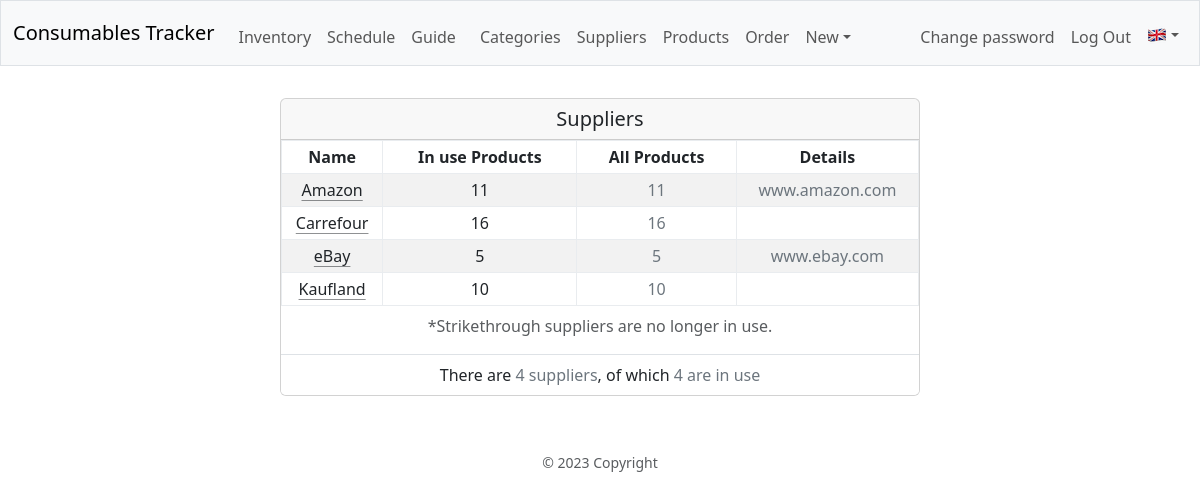
Page /supplier/suppliers (signed in) on the committed database.
### database.py (models this page shows, shortened)
class Base(MappedAsDataclass, DeclarativeBase):
    id: Mapped[int] = mapped_column(init=False, primary_key=True)

class Supplier(Base):
    name: Mapped[str] = mapped_column(unique=True)
    products: Mapped[List["Product"]] = relationship(
        default_factory=list, back_populates="supplier", repr=False)
    in_use: Mapped[bool] = mapped_column(default=True)
    details: Mapped[Optional[str]] = mapped_column(
        default="", repr=False)
    __table_args__ = (
        Index('idx_supplier_name', 'name'),
        Index('idx_supplier_in_use', 'in_use'),
    )
    @property
    def in_use_products(self) -> int:
        with dbSession() as db_session:
            return db_session.scalar(
                select(func.count(Product.id))
                .filter_by(supplier_id=self.id, in_use=True))
    @property
    def all_products(self) -> int:
        with dbSession() as db_session:
            return db_session.scalar(
                select(func.count(Product.id))
                .filter_by(supplier_id=self.id))

### blueprints/sup/sup.py (the view)
@sup_bp.route("/suppliers")
def suppliers():
    logger.info("Suppliers page")
    session["last_url"] = url_for(".suppliers")
    with dbSession() as db_session:
        supps = db_session.scalars(
                select(Supplier).
                order_by(Supplier.in_use.desc(), func.lower(Supplier.name)).
                options(joinedload(Supplier.products), raiseload("*"))
                ).unique().all()
        stats = {
            "all_suppliers": db_session.scalar(
                select(func.count(Supplier.id))),
            "in_use_suppliers": db_session.scalar(
                select(func.count(Supplier.id))
                .filter_by(in_use=True)),
        }
    return render_template(
        "sup/suppliers.html",
        suppliers=supps,
        stats=stats)

### app.py (called while the page is built, shortened)
def get_locale() -> Literal["ro", "en"]:
    if language := session.get("language"):
        return language

@app.context_processor
def inject_now():
    return {'now': datetime.utcnow()}

### helpers.py (called while the page is built)
def record_factory(*args, **kwargs):
    record = old_factory(*args, **kwargs)
    try:
        record.user = session.get("user_name", default="__x__")
    except RuntimeError:
        record.user = "_sys_"
    record.tztime = datetime.now(
        tz=ZoneInfo("Europe/Bucharest")).strftime("%d.%m %H:%M")
    return record

def admin_required(f):
    @wraps(f)
    def decorated_function(*args, **kwargs):
        if (session.get("user_id") is None) or (not session.get("admin")):
            flash(gettext("You have to be an admin..."), "warning")
            return redirect(url_for("auth.login"))
        return f(*args, **kwargs)
    return decorated_function

### blueprints/sup/templates/sup/suppliers.html (shortened to what this page needs)
{% extends "layout.html" %}
{% block main %}
<div class="card mx-auto mb-3" style="max-width: 40rem;">
    <div class="card-header h5 py-2">
        {{ gettext("Suppliers") }}
    </div>
    <ul class="list-group list-group-flush">
        <li class="list-group-item p-0">
            <div class="table-responsive mx-auto" style="width: auto;">
                <table class="table align-middle table-sm table-hover table-bordered border-light-subtle table-striped">
                    <caption class="text-center pb-0">{{ gettext("*Strikethrough suppliers are no longer in use.") }}</caption>
                    <thead>
                        <tr>
                            <th class="px-3">{{ gettext("Name") }}</th>
                            <th class="px-3">{{ gettext("In use Products") }}</th>
                            <th class="px-3">{{ gettext("All Products") }}</th>
                            <th class="px-3">{{ gettext("Details") }}</th>
                        </tr>
                    </thead>
                    <tbody>
                        {% for supplier in suppliers %}
                        <tr>
                            <td><span class="{% if not supplier.in_use %}text-decoration-line-through{% endif %}"><a class="link-dark link-offset-2 link-underline-opacity-50 link-underline-opacity-100-hover" href="{{ url_for('sup.edit_supplier', supplier=supplier.name) }}">{{ supplier.name }}</a></span></td>
                            <td>{{ supplier.in_use_products }}</td>
                            <td class="text-secondary">{{ supplier.all_products }}</td>
                            <td class="text-secondary">{{ supplier.details }}</td>
                        </tr>
                        {% endfor %}
                    </tbody>
                </table>
            </div>
        </li>
        <li class="list-group-item">
            {{ ngettext("There is", "There are", stats.all_suppliers) }} <span class="text-secondary">{{ stats.all_suppliers }} {{ ngettext("supplier", "suppliers", stats.all_suppliers)}}</span>, {{ ngettext("and", "of which", stats.all_suppliers) }} <span class="text-secondary">{{ stats.in_use_suppliers }} {{ ngettext("is in use", "are in use", stats.in_use_suppliers) }}</span>
        </li>
    </ul>
</div>
{% endblock %}

### rows in the picture
Supplier: name "Amazon", in_use_products "11", all_products "11", details "www.amazon.com"
Supplier: name "Carrefour", in_use_products "16", all_products "16"
Supplier: name "eBay", in_use_products "5", all_products "5", details "www.ebay.com"
Supplier: name "Kaufland", in_use_products "10", all_products "10"

### other values in the picture
{{ gettext("Inventory") }} "Inventory"
{{ gettext("Schedule") }} "Schedule"
{{ gettext("Guide") }} "Guide"
{{ gettext("Categories") }} "Categories"
{{ gettext("Suppliers") }} "Suppliers"
{{ gettext("Products") }} "Products"
{{ gettext("Order") }} "Order"
{{ gettext("New") }} "New"
{{ gettext("Change password") }} "Change password"
{{ gettext("*Strikethrough suppliers are no longer in use.") }} "*Strikethrough suppliers are no longer in use."
{{ gettext("Name") }} "Name"
{{ gettext("In use Products") }} "In use Products"
{{ gettext("All Products") }} "All Products"
{{ gettext("Details") }} "Details"
{{ ngettext("There is", "There are", stats.all_suppliers) }} "There are"
